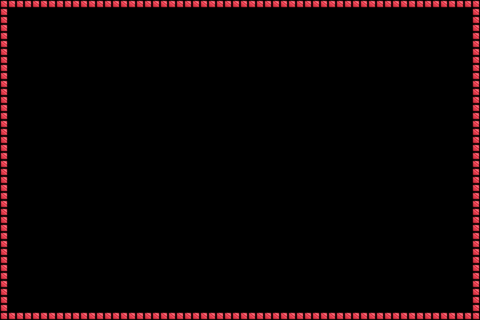

Tiled map render using the project's own tile images. Description and the map definition, with tile-layer contents summarised, below:
An orthogonal 60x40 tile map with 8x8 px tiles, 1 tile layer (Front).

<map version="1.0" orientation="orthogonal" width="60" height="40" tilewidth="8" tileheight="8">
 <tileset firstgid="1" name="Borders" tilewidth="8" tileheight="8">
  <image source="cbox-borders_x8.png" width="56" height="8" />
 </tileset>
 <layer name="Front" width="60" height="40">
  <data>[2400 cells, 196 non-empty, 1 distinct tile ids]</data>
 </layer>
</map>
